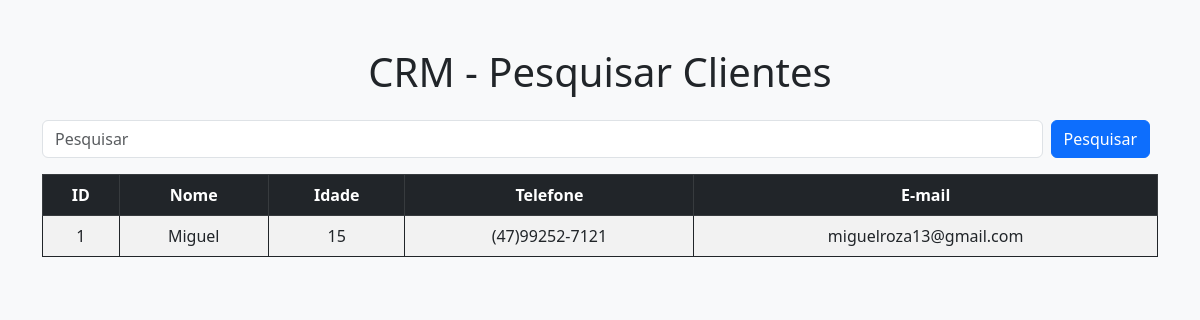
The page /pesquisar on the database as committed earlier.
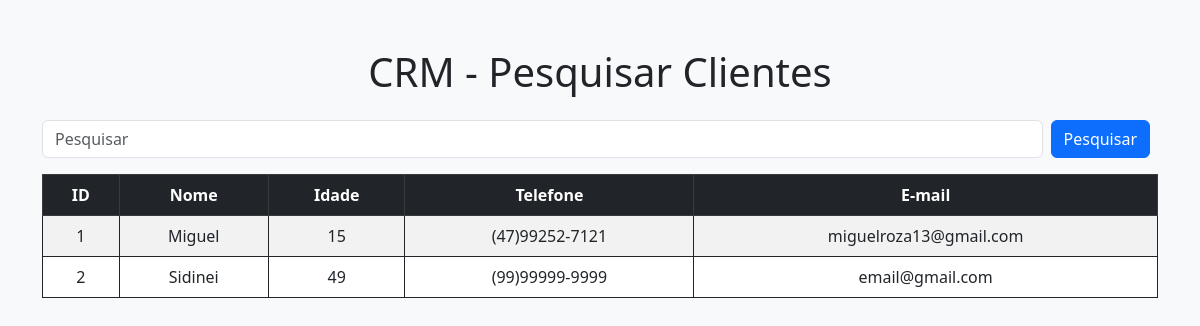
The same page on the database as committed later.
### app/models.py (models this page shows)
class clientes(db.Model):
    id = db.Column(db.Integer, primary_key=True)
    data_de_envio = db.Column(db.DateTime, default = datetime.now())
    nome = db.Column(db.String, nullable=True)
    idade = db.Column(db.Integer, nullable=True)
    telefone = db.Column(db.String)
    email = db.Column(db.String, nullable=True)
    comentario = db.Column(db.String)

### app/views.py (the view)
@app.route('/pesquisar')
def pesquisar():
    if request.method == 'GET':
        pesquisa = request.args.get('pesquisa', '')
    dados = clientes.query.order_by()
    if pesquisa != '':
        dados = dados.filter(func.lower(clientes.nome).like(f'{pesquisa.lower()}%'))
    context = {'dados': dados.all()}
    return render_template('pesquisar.html', context=context)

### app/templates/pesquisar.html (shortened to what this page needs)
<!DOCTYPE html>
<html lang="pt-br">
<head>
    <link href="https://cdn.jsdelivr.net/npm/bootstrap@5.3.0/dist/css/bootstrap.min.css" rel="stylesheet">
    <link rel="stylesheet" href="{{ url_for('static', filename='pesquisar.css') }}">
</head>
<body class="bg-light">
    <div class="container my-5">
        <h1 class="text-center mb-4">CRM - Pesquisar Clientes</h1>
        <form class="d-flex mb-3" method="get">
            <input type="text" name="pesquisa" class="form-control me-2" placeholder="Pesquisar">
            <button class="btn btn-primary me-2" type="submit">Pesquisar</button>
        </form>
        {% if context['dados'] %}
            <div class="table-responsive">
                <table class="table table-striped table-bordered">
                    <thead class="table-dark">
                        <tr>
                            <th>ID</th>
                            <th>Nome</th>
                            <th>Idade</th>
                            <th>Telefone</th>
                            <th>E-mail</th>
                        </tr>
                    </thead>
                    <tbody>
                        {% for i in context['dados'] %}
                        <tr>
                            <td>{{ i.id }}</td>
                            <td>{{ i.nome }}</td>
                            <td>{{ i.idade }}</td>
                            <td>{{ i.telefone }}</td>
                            <td>{{ i.email }}</td>
                        </tr>
                        {% endfor %}
                    </tbody>
                </table>
            </div>
        {% else %}
            <div class="alert alert-info">Nenhum cliente encontrado.</div>
        {% endif %}
    </div>
</body>
</html>

Rows that differ between the two databases and show on the page:
added clientes: id "2", nome "Sidinei", idade "49", telefone "(99)99999-9999", email "email@gmail.com"
